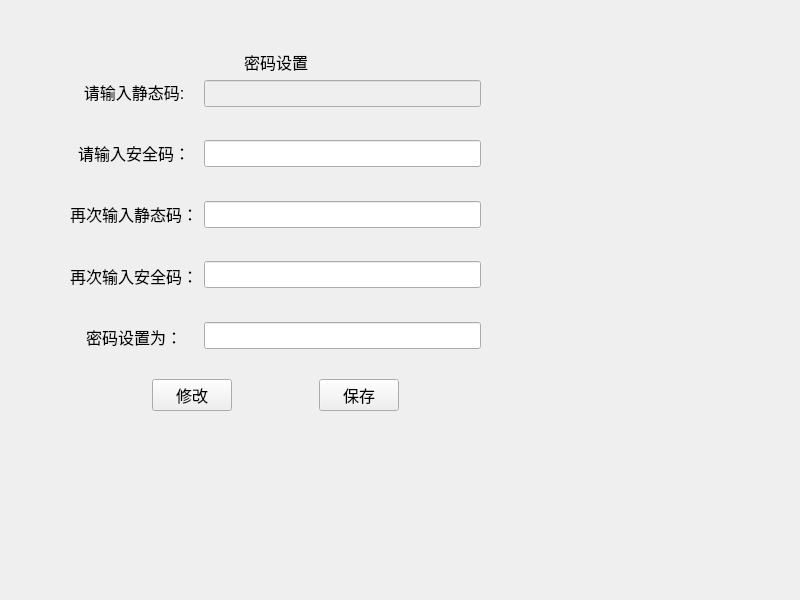
<?xml version="1.0" encoding="UTF-8"?>
<ui version="4.0">
 <class>Password</class>
 <widget class="QWidget" name="Password">
  <property name="geometry">
   <rect>
    <x>0</x>
    <y>0</y>
    <width>800</width>
    <height>600</height>
   </rect>
  </property>
  <property name="windowTitle">
   <string>Form</string>
  </property>
  <widget class="QWidget" name="layoutWidget">
   <property name="geometry">
    <rect>
     <x>70</x>
     <y>50</y>
     <width>411</width>
     <height>361</height>
    </rect>
   </property>
   <property name="font">
    <font>
     <pointsize>12</pointsize>
    </font>
   </property>
   <layout class="QVBoxLayout" name="verticalLayout_3">
    <item>
     <spacer name="verticalSpacer_12">
      <property name="orientation">
       <enum>Qt::Vertical</enum>
      </property>
      <property name="sizeHint" stdset="0">
       <size>
        <width>20</width>
        <height>40</height>
       </size>
      </property>
     </spacer>
    </item>
    <item>
     <layout class="QHBoxLayout" name="horizontalLayout_3">
      <item>
       <spacer name="horizontalSpacer_2">
        <property name="orientation">
         <enum>Qt::Horizontal</enum>
        </property>
        <property name="sizeHint" stdset="0">
         <size>
          <width>40</width>
          <height>20</height>
         </size>
        </property>
       </spacer>
      </item>
      <item>
       <widget class="QLabel" name="label_6">
        <property name="font">
         <font>
          <pointsize>12</pointsize>
         </font>
        </property>
        <property name="text">
         <string>密码设置</string>
        </property>
        <property name="alignment">
         <set>Qt::AlignCenter</set>
        </property>
       </widget>
      </item>
      <item>
       <spacer name="horizontalSpacer">
        <property name="orientation">
         <enum>Qt::Horizontal</enum>
        </property>
        <property name="sizeHint" stdset="0">
         <size>
          <width>40</width>
          <height>20</height>
         </size>
        </property>
       </spacer>
      </item>
     </layout>
    </item>
    <item>
     <spacer name="verticalSpacer">
      <property name="orientation">
       <enum>Qt::Vertical</enum>
      </property>
      <property name="sizeHint" stdset="0">
       <size>
        <width>20</width>
        <height>40</height>
       </size>
      </property>
     </spacer>
    </item>
    <item>
     <layout class="QHBoxLayout" name="horizontalLayout">
      <item>
       <layout class="QVBoxLayout" name="verticalLayout_2">
        <item>
         <widget class="QLabel" name="label">
          <property name="font">
           <font>
            <pointsize>12</pointsize>
           </font>
          </property>
          <property name="text">
           <string>请输入静态码:</string>
          </property>
          <property name="alignment">
           <set>Qt::AlignCenter</set>
          </property>
         </widget>
        </item>
        <item>
         <spacer name="verticalSpacer_7">
          <property name="orientation">
           <enum>Qt::Vertical</enum>
          </property>
          <property name="sizeHint" stdset="0">
           <size>
            <width>20</width>
            <height>40</height>
           </size>
          </property>
         </spacer>
        </item>
        <item>
         <widget class="QLabel" name="label_2">
          <property name="font">
           <font>
            <pointsize>12</pointsize>
           </font>
          </property>
          <property name="text">
           <string>请输入安全码：</string>
          </property>
          <property name="alignment">
           <set>Qt::AlignCenter</set>
          </property>
         </widget>
        </item>
        <item>
         <spacer name="verticalSpacer_8">
          <property name="orientation">
           <enum>Qt::Vertical</enum>
          </property>
          <property name="sizeHint" stdset="0">
           <size>
            <width>20</width>
            <height>40</height>
           </size>
          </property>
         </spacer>
        </item>
        <item>
         <widget class="QLabel" name="label_3">
          <property name="font">
           <font>
            <pointsize>12</pointsize>
           </font>
          </property>
          <property name="text">
           <string>再次输入静态码：</string>
          </property>
          <property name="alignment">
           <set>Qt::AlignCenter</set>
          </property>
         </widget>
        </item>
        <item>
         <spacer name="verticalSpacer_9">
          <property name="orientation">
           <enum>Qt::Vertical</enum>
          </property>
          <property name="sizeHint" stdset="0">
           <size>
            <width>20</width>
            <height>40</height>
           </size>
          </property>
         </spacer>
        </item>
        <item>
         <widget class="QLabel" name="label_4">
          <property name="font">
           <font>
            <pointsize>12</pointsize>
           </font>
          </property>
          <property name="text">
           <string>再次输入安全码：</string>
          </property>
          <property name="alignment">
           <set>Qt::AlignCenter</set>
          </property>
         </widget>
        </item>
        <item>
         <spacer name="verticalSpacer_10">
          <property name="orientation">
           <enum>Qt::Vertical</enum>
          </property>
          <property name="sizeHint" stdset="0">
           <size>
            <width>20</width>
            <height>40</height>
           </size>
          </property>
         </spacer>
        </item>
        <item>
         <widget class="QLabel" name="label_5">
          <property name="font">
           <font>
            <pointsize>12</pointsize>
           </font>
          </property>
          <property name="text">
           <string>密码设置为：</string>
          </property>
          <property name="alignment">
           <set>Qt::AlignCenter</set>
          </property>
         </widget>
        </item>
       </layout>
      </item>
      <item>
       <layout class="QVBoxLayout" name="verticalLayout">
        <item>
         <widget class="QLineEdit" name="lineEdit">
          <property name="enabled">
           <bool>false</bool>
          </property>
         </widget>
        </item>
        <item>
         <spacer name="verticalSpacer_3">
          <property name="orientation">
           <enum>Qt::Vertical</enum>
          </property>
          <property name="sizeHint" stdset="0">
           <size>
            <width>20</width>
            <height>40</height>
           </size>
          </property>
         </spacer>
        </item>
        <item>
         <widget class="QLineEdit" name="lineEdit_2"/>
        </item>
        <item>
         <spacer name="verticalSpacer_4">
          <property name="orientation">
           <enum>Qt::Vertical</enum>
          </property>
          <property name="sizeHint" stdset="0">
           <size>
            <width>20</width>
            <height>40</height>
           </size>
          </property>
         </spacer>
        </item>
        <item>
         <widget class="QLineEdit" name="lineEdit_3"/>
        </item>
        <item>
         <spacer name="verticalSpacer_5">
          <property name="orientation">
           <enum>Qt::Vertical</enum>
          </property>
          <property name="sizeHint" stdset="0">
           <size>
            <width>20</width>
            <height>40</height>
           </size>
          </property>
         </spacer>
        </item>
        <item>
         <widget class="QLineEdit" name="lineEdit_4"/>
        </item>
        <item>
         <spacer name="verticalSpacer_6">
          <property name="orientation">
           <enum>Qt::Vertical</enum>
          </property>
          <property name="sizeHint" stdset="0">
           <size>
            <width>20</width>
            <height>40</height>
           </size>
          </property>
         </spacer>
        </item>
        <item>
         <widget class="QLineEdit" name="lineEdit_5"/>
        </item>
       </layout>
      </item>
     </layout>
    </item>
    <item>
     <spacer name="verticalSpacer_2">
      <property name="orientation">
       <enum>Qt::Vertical</enum>
      </property>
      <property name="sizeHint" stdset="0">
       <size>
        <width>20</width>
        <height>40</height>
       </size>
      </property>
     </spacer>
    </item>
    <item>
     <spacer name="verticalSpacer_11">
      <property name="orientation">
       <enum>Qt::Vertical</enum>
      </property>
      <property name="sizeHint" stdset="0">
       <size>
        <width>20</width>
        <height>40</height>
       </size>
      </property>
     </spacer>
    </item>
    <item>
     <widget class="QLabel" name="label_7">
      <property name="text">
       <string/>
      </property>
     </widget>
    </item>
    <item>
     <layout class="QHBoxLayout" name="horizontalLayout_2">
      <item>
       <spacer name="horizontalSpacer_4">
        <property name="orientation">
         <enum>Qt::Horizontal</enum>
        </property>
        <property name="sizeHint" stdset="0">
         <size>
          <width>40</width>
          <height>20</height>
         </size>
        </property>
       </spacer>
      </item>
      <item>
       <widget class="QPushButton" name="pushButton">
        <property name="font">
         <font>
          <pointsize>12</pointsize>
         </font>
        </property>
        <property name="text">
         <string>修改</string>
        </property>
       </widget>
      </item>
      <item>
       <spacer name="horizontalSpacer_3">
        <property name="orientation">
         <enum>Qt::Horizontal</enum>
        </property>
        <property name="sizeHint" stdset="0">
         <size>
          <width>40</width>
          <height>20</height>
         </size>
        </property>
       </spacer>
      </item>
      <item>
       <widget class="QPushButton" name="pushButton_2">
        <property name="font">
         <font>
          <pointsize>12</pointsize>
         </font>
        </property>
        <property name="text">
         <string>保存</string>
        </property>
       </widget>
      </item>
      <item>
       <spacer name="horizontalSpacer_5">
        <property name="orientation">
         <enum>Qt::Horizontal</enum>
        </property>
        <property name="sizeHint" stdset="0">
         <size>
          <width>40</width>
          <height>20</height>
         </size>
        </property>
       </spacer>
      </item>
     </layout>
    </item>
   </layout>
  </widget>
 </widget>
 <resources/>
 <connections/>
</ui>
